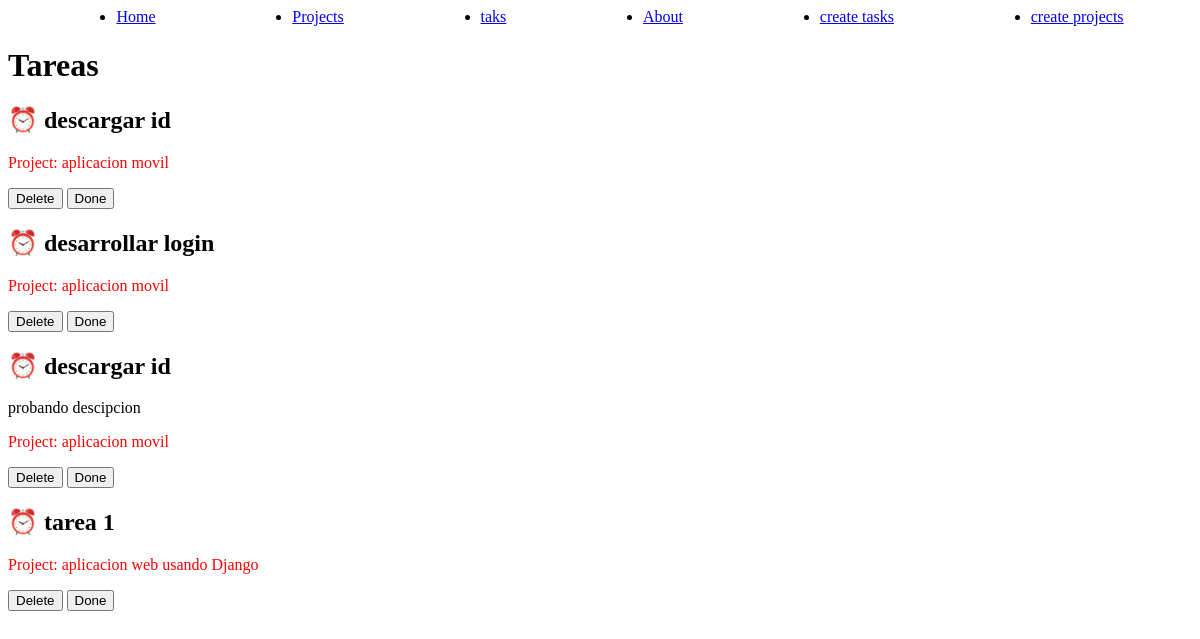
Page /tasks/ on the earlier database version.
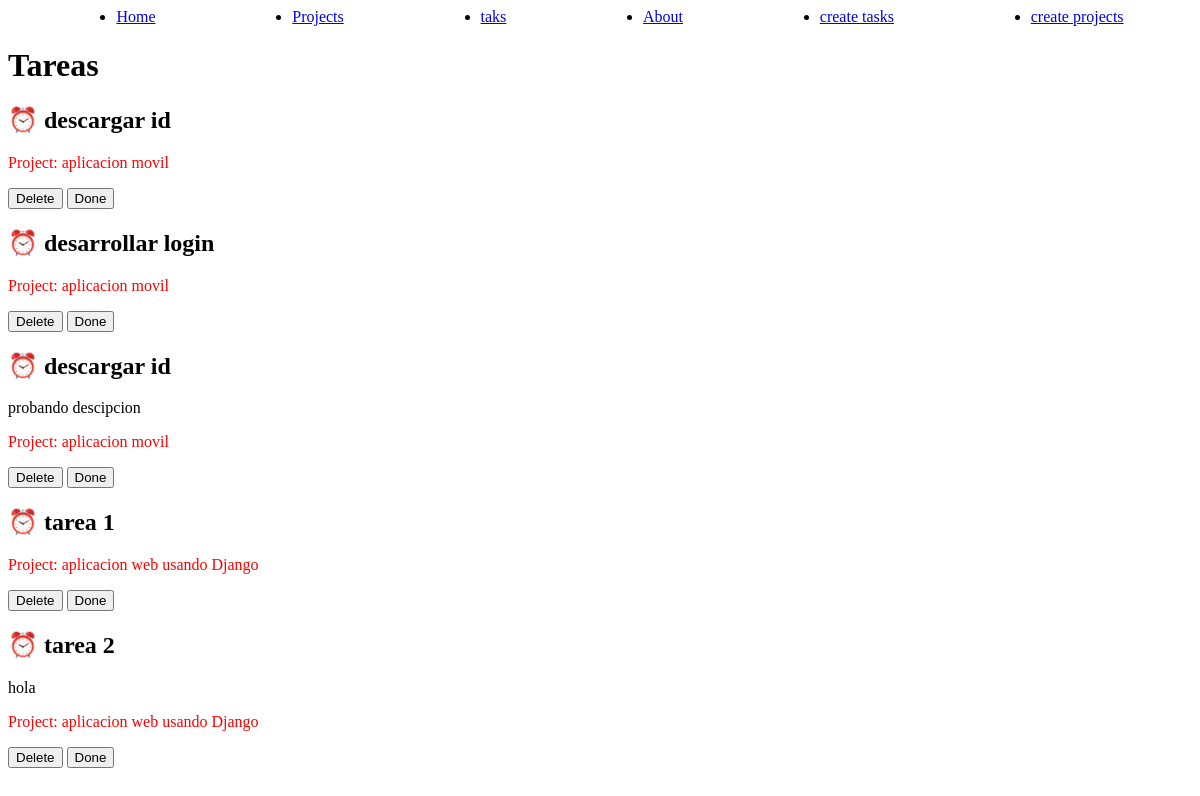
Same page on the later database version.
### myapp/models.py (models this page shows, shortened)
class Task(models.Model):
    title = models.CharField(max_length=200)
    description = models.TextField()
    project = models.ForeignKey(Project, on_delete=models.CASCADE)
    done = models.BooleanField(default=False)

class Project(models.Model):
    name = models.CharField(max_length=200)
    def __str__(self):
        return self.name

### myapp/views.py (the view)
# urls.py: path("tasks/", views.tasks, name="tasks"),
def tasks(
    request,
):
    tasks = Task.objects.all()
    return render(request, "tasks/tasks.html", {"tasks": tasks})

### myapp/templates/tasks/tasks.html
{% extends "layouts/base.html" %} {% block content %}
<h1>Tareas</h1>
{% for task in tasks %}
<div>
  <h2>
    {% if task.done == False %} ⏰ {% else %} ✅ {% endif %} {{task.title}}
  </h2>
  <p>{{task.description}}</p>
  <p style="color: red">Project: {{task.project}}</p>
  <button>Delete</button>
  <button>Done</button>
</div>
{% endfor %} {% endblock %}

Differences in the rows shown:
added Task: title "tarea 2", description "hola", project "aplicacion web usando Django"
